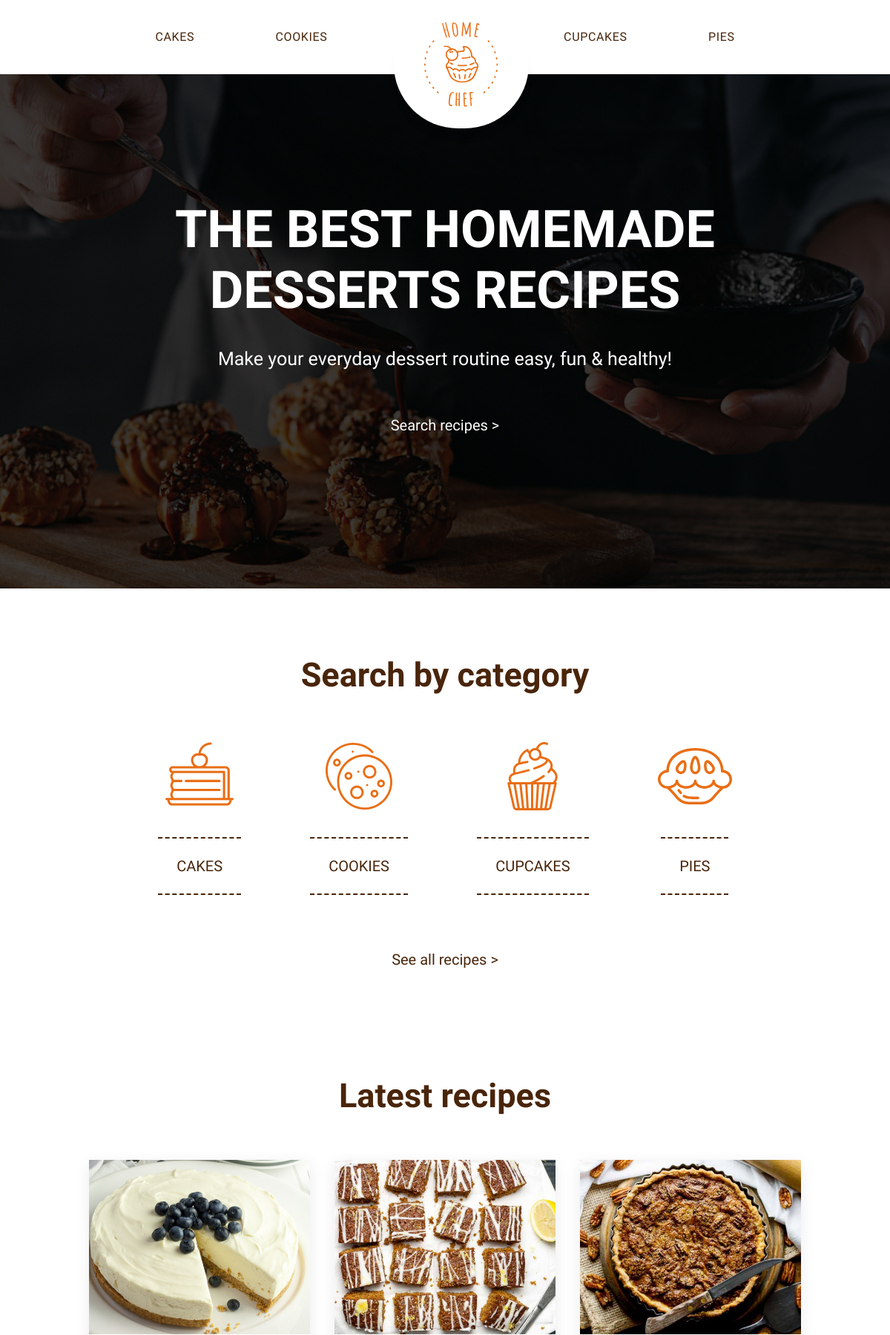
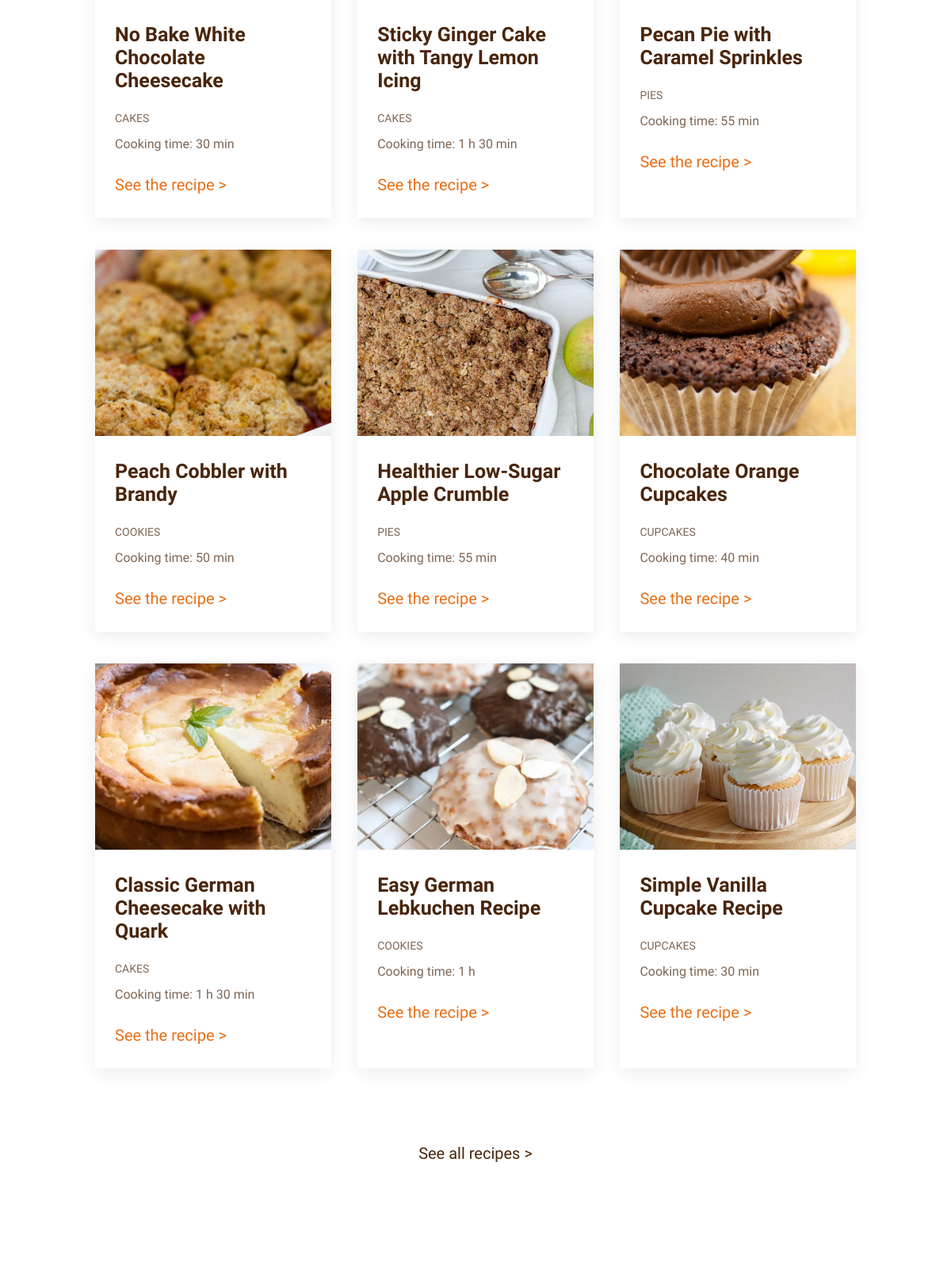
The page / (upper part) on the database its author committed (2 pictures, top to bottom).
### tables this page shows
CREATE TABLE IF NOT EXISTS `recipe` (
  `id_recipe` int NOT NULL AUTO_INCREMENT,
  `author` int NOT NULL,
  `title` varchar(255) NOT NULL,
  `photo` varchar(255) NOT NULL,
  `alt_photo` varchar(255) NOT NULL,
  `description` text NOT NULL,
  `category` int NOT NULL,
  `prep_time` varchar(255) NOT NULL,
  `ingredients` text NOT NULL,
  `instructions` text NOT NULL,
  PRIMARY KEY (`id_recipe`)
);

CREATE TABLE IF NOT EXISTS `category` (
  `id_category` int NOT NULL AUTO_INCREMENT,
  `name_category` varchar(255) NOT NULL,
  PRIMARY KEY (`id_category`)
);

### index.php (the view, shortened to what this page needs)
<?php
require_once 'connect.php';
$blog = $db->query('SELECT recipe.id_recipe, recipe.title, recipe.photo, recipe.alt_photo, recipe.prep_time, category.id_category, category.name_category FROM recipe INNER JOIN category ON recipe.category = category.id_category ORDER BY id_recipe ASC LIMIT 9');
?>
<!DOCTYPE html>
<html lang="en">
<head>
    <link rel="stylesheet" href="main.css">
</head>
<body>
    <header>
        <div class="container">
            <nav class="nav__header">
                <ul>
                    <li>
                        <a href="catalogue.php?cat=cakes">Cakes</a>
                    </li>
                    <li>
                        <a href="catalogue.php?cat=cookies">Cookies</a>
                    </li>
                    <li>
                        <figure>
                            <a href="index.php">
                                <img src="img/logo.svg" alt="Logo">
                            </a>
                        </figure>
                    </li>
                    <li>
                        <a href="catalogue.php?cat=cupcakes">Cupcakes</a>
                    </li>
                    <li>
                        <a href="catalogue.php?cat=pies">Pies</a>
                    </li>
                </ul>
            </nav>
        </div>
    </header>
    <main>
        <section id="offer">
            <div class="container dflex fdcolumn">
                <h1 class="tac">the best homemade desserts recipes</h1>
                <p class="offer__text tac">Make your everyday dessert routine easy, fun & healthy!</p>
                <a href="#categories" class="arrow">Search recipes ></a>
            </div>
        </section>
        <section id="categories">
            <div class="container dflex fdcolumn">
                <h2 class="tac">Search by category</h2>
                <div class="categories__wrapper dflex">
                    <a href="catalogue.php?cat=cakes" class="category dflex fdcolumn">
                        <figure>
                            <img src="img/category01.svg" alt="Cakes">
                        </figure>
                        <p class="category__text">
                            CAKES
                        </p>
                    </a>
                    <a href="catalogue.php?cat=cookies" class="category dflex fdcolumn">
                        <figure>
                            <img src="img/category02.svg" alt="Cookies">
                        </figure>
                        <p class="category__text">
                            COOKIES
                        </p>
                    </a>
                    <a href="catalogue.php?cat=cupcakes" class="category dflex fdcolumn">
                        <figure>
                            <img src="img/category03.svg" alt="Cupakes">
                        </figure>
                        <p class="category__text">
                            CUPCAKES
                        </p>
                    </a>
                    <a href="catalogue.php?cat=pies" class="category dflex fdcolumn">
                        <figure>
                            <img src="img/category04.svg" alt="Pies">
                        </figure>
                        <p class="category__text">
                            PIES
                        </p>
                    </a>
                </div>
                <a href="catalogue.php" class="arrow">See all recipes ></a>
            </div>
        </section>
        <section class="latest">
            <div class="container dflex fdcolumn">
                <h2 class="tac">Latest recipes</h2>
                <div class="latest__card-wrapper dflex">
<?php
while ($recipe = $blog->fetch(PDO::FETCH_ASSOC)) {
?>
                    <div class="recipe-card dflex fdcolumn">
                        <img src="<?=$recipe['photo']?>" alt="<?=$recipe['alt_photo']?>">
                        <div class="recipe-card__text">
                            <h3><?=$recipe['title']?></h3>
                            <a href="catalogue.php?cat=<?=$recipe['name_category']?>">
                                <p class="card-category">
                                    <?=$recipe['name_category']?>
                                </p>
                            </a>
                            <p class="card-time">
                                Cooking time: <?=$recipe['prep_time']?>
                            </p>
                            <a href="recipe.php?id=<?=$recipe['id_recipe']?>" class="arrow yellow">See the recipe ></a>
                        </div>
                    </div>
<?php
}
?>
                </div>
                <a href="catalogue.php" class="arrow">See all recipes ></a>
            </div>
        </section>
    </main>
</body>
</html>

### main.css (style rules this page uses)
* { margin: 0; padding: 0; font-size: 10px; }
body { color: #49250B; font-family: 'Josefin Sans', sans-serif; }
.container { width: 1170px; margin: 0 auto; }
.tac { text-align: center; }
.dflex { display: flex; }
.fdcolumn { flex-direction: column; }
a { text-decoration: none; display: inline-block; }
a.arrow { color: #49250B; font-size: 2rem; font-weight: 400; padding: 15px; transition: all .2s ease-in-out; }
a.yellow, .yellow { color: #E96E15; }
h1 { font-family: 'Amatic SC', cursive; font-size: 7rem; text-transform: uppercase; color: #fff; padding-top: 168px; }
h2 { font-family: 'Amatic SC', cursive; font-size: 4.5rem; }
h3 { font-size: 2.5rem; font-weight: 600; }
.recipe-card { width: 31%; box-shadow: 0 5px 20px 0px rgba(13, 6, 1, 0.08); margin-bottom: 40px; }
.recipe-card__text { box-sizing: border-box; padding: 30px 25px 15px; }
a > p.card-category { font-size: 1.4rem; text-transform: uppercase; color: #49250bb3; padding: 25px 10px 15px 0; }
p.card-time { font-size: 1.6rem; opacity: 70%; }
.recipe-card__text > a.arrow.yellow { margin-top: 15px; margin-left: -15px; }
header { background-color: #fff; height: 100px; box-shadow: 0 5px 20px 0px rgba(13, 6, 1, 0.08); }
nav > ul { display: flex; justify-content: space-evenly; }
nav > ul > li { list-style: none; }
.nav__header > ul > li > a { font-size: 1.6rem; font-family: 'Amatic SC'; letter-spacing: 0.04em; color: #49250B; text-transform: uppercase; margin-top: 20px; padding: 20px; transition: all .2s ease-in-out; }
.nav__header figure { padding: 20px; width: 130%; box-sizing: border-box; background-color: #fff; border-radius: 1000px; display: flex; align-items: center; justify-content: center; position: relative; top: 0; box-shadow: 0 15px 10px 0px rgba(13, 6, 1, 0.03); }
.nav__header figure img { transition: all .2s ease-in-out; }
#offer { background: center/cover no-repeat url("img/offer.jpg"); }
#offer > .container { align-items: center; padding-bottom: 193px; }
#offer a { margin-top: 48px; color: #fff; }
p.offer__text { font-size: 2.5rem; font-weight: 300; color: #fff; margin-top: 37px; }
#categories { padding-top: 90px; padding-bottom: 130px; }
.categories__wrapper { justify-content: space-evenly; }
.categories__wrapper > a { align-items: center; padding: 60px 0; }
.categories__wrapper > a > p { font-size: 2rem; color: #49250B; text-transform: uppercase; padding: 25px; border-top: 2px #49250B dashed; border-bottom: 2px #49250B dashed; margin-top: 30px; }
.categories__wrapper > a > figure > img { transition: all .2s ease-in-out; }
#categories > div > a { color: #49250B; align-self: center; }
.latest__card-wrapper { justify-content: space-between; flex-wrap: wrap; }
.latest h2 { margin-bottom: 60px; }
.latest .container > a { margin-top: 40px; align-self: center; }
@media screen and (max-width: 1200px) { .container { width: 960px; } }

### rows shown on the page
recipe: photo (picture), title "No Bake White Chocolate Cheesecake", category.name_category "CAKES", prep_time "30 min"
recipe: photo (picture), title "Sticky Ginger Cake with Tangy Lemon Icing", category.name_category "CAKES", prep_time "1 h 30 min"
recipe: photo (picture), title "Pecan Pie with Caramel Sprinkles", category.name_category "PIES", prep_time "55 min"
recipe: photo (picture), title "Peach Cobbler with Brandy", category.name_category "COOKIES", prep_time "50 min"
recipe: photo (picture), title "Healthier Low-Sugar Apple Crumble", category.name_category "PIES", prep_time "55 min"
recipe: photo (picture), title "Chocolate Orange Cupcakes", category.name_category "CUPCAKES", prep_time "40 min"
recipe: photo (picture), title "Classic German Cheesecake with Quark", category.name_category "CAKES", prep_time "1 h 30 min"
recipe: photo (picture), title "Easy German Lebkuchen Recipe", category.name_category "COOKIES", prep_time "1 h"
recipe: photo (picture), title "Simple Vanilla Cupcake Recipe", category.name_category "CUPCAKES", prep_time "30 min"
